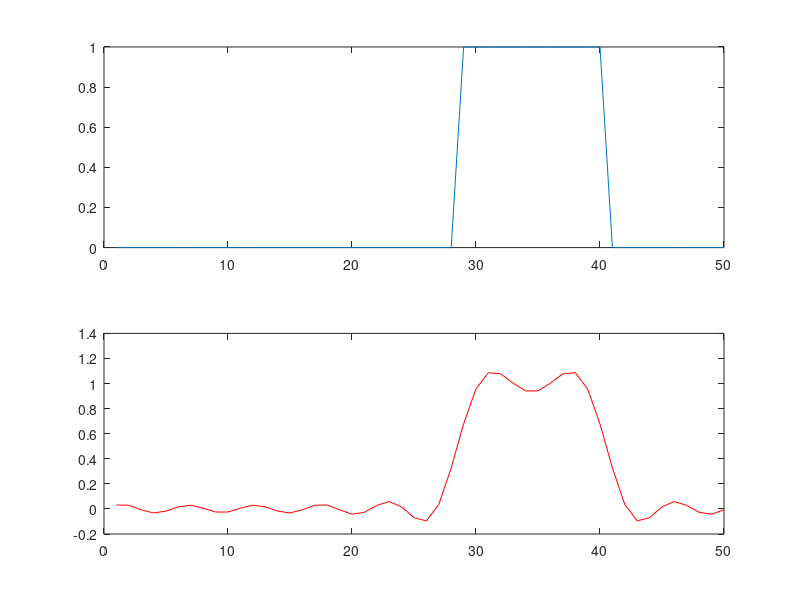

Here is the MATLAB script that generated this plot:
%fourier serisi
N = 50;
n = [0:N-1];
M = 10;
m = [0:M-1];
x = [zeros(1,28),ones(1,12),zeros(1,N-40)];
a = (2/N)*x*cos(2*pi*(n')*m/N);
a(1) = a(1)/2;
b = (2/N)*x*sin(2*pi*(n')*m/N);
xr = a*cos(2*pi*(m')*n/N)+b*sin(2*pi*(m')*n/N);
subplot(211);
plot(x)
subplot(212);
plot(xr,'r')
